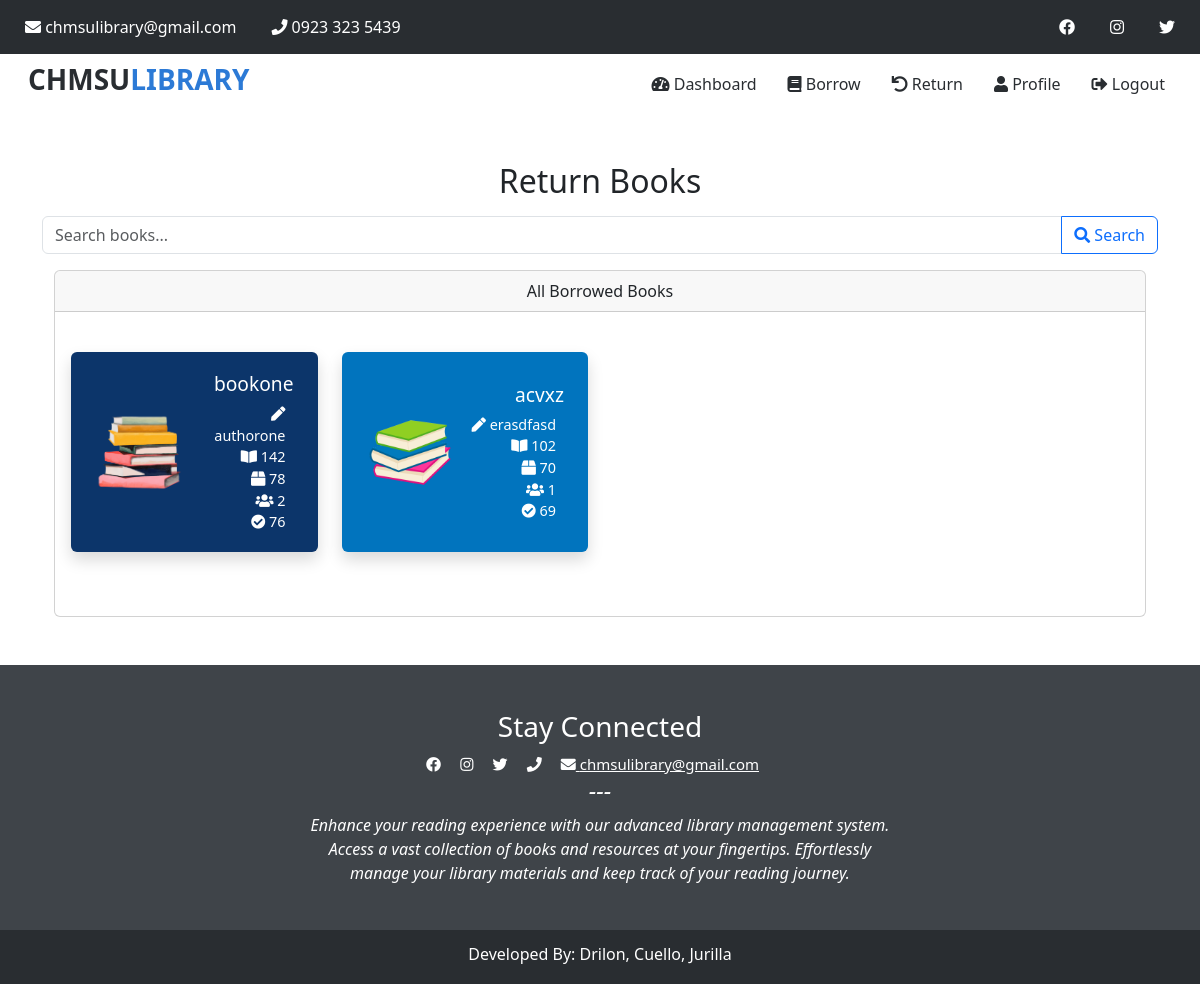
Page /php/return.php (signed in) on the committed database.
### tables this page shows
CREATE TABLE `tbl_inventory` (
  `id` int(11) NOT NULL,
  `book_id` varchar(11) NOT NULL,
  `booktitle` varchar(255) NOT NULL,
  `author` varchar(55) NOT NULL,
  `bookshelf` varchar(55) NOT NULL,
  `quantity` int(5) NOT NULL,
  `borrowed` int(5) NOT NULL DEFAULT 0,
  `available` int(5) NOT NULL DEFAULT 0,
  `date_borrowed` timestamp NOT NULL DEFAULT current_timestamp(),
  `date_returned` timestamp NULL DEFAULT NULL ON UPDATE current_timestamp()
);

CREATE TABLE `tbl_book` (
  `id` int(11) NOT NULL,
  `student_id` varchar(11) NOT NULL,
  `book_id` varchar(11) NOT NULL,
  `course` varchar(255) NOT NULL,
  `firstname` varchar(55) NOT NULL,
  `lastname` varchar(55) NOT NULL,
  `email` varchar(55) NOT NULL,
  `booktitle` varchar(255) NOT NULL,
  `author` varchar(55) NOT NULL,
  `bookshelf` varchar(55) NOT NULL,
  `quantity` int(5) NOT NULL,
  `date_borrowed` timestamp NOT NULL DEFAULT current_timestamp(),
  `date_returned` timestamp NULL DEFAULT NULL ON UPDATE current_timestamp(),
  `status` varchar(55) NOT NULL,
  `deadline` date NOT NULL,
  `remarks` varchar(55) NOT NULL,
  `fine` decimal(10,2) DEFAULT 0.00
);

### php/return.php (the view, shortened to what this page needs)
<?php
include 'db.php';
$username = $_SESSION['username'];
$userQuery = "SELECT student_id, course, firstname, lastname, email FROM tbl_user WHERE username = ?";
$userStmt = $conn->prepare($userQuery);
if ($userStmt) {
    $userStmt->bind_param("s", $username);
    $userStmt->execute();
    $userResult = $userStmt->get_result();
    if ($userResult->num_rows > 0) {
        $userDetails = $userResult->fetch_assoc();
    } else {
        echo "User details not found.";
        exit();
    }
} else {
    echo "Error: " . $conn->error;
    exit();
}
$sql = "SELECT b.*, i.quantity, i.borrowed, i.available FROM tbl_book b
        JOIN tbl_inventory i ON b.book_id = i.book_id
        WHERE b.status = 'Borrowed' AND b.student_id = ?";
$stmt = $conn->prepare($sql);
$stmt->bind_param("i", $userDetails['student_id']);
$stmt->execute();
$result = $stmt->get_result();
$books = [];
if ($result->num_rows > 0) {
    while ($row = $result->fetch_assoc()) {
        $books[] = $row;
    }
}
$colorSchemes = ['#0C356A', '#0174BE', '#FFC436', '#E1AA74', '#29ADB2', '#e83538'];
?>
<!DOCTYPE html>
<html lang="en">
<head>
    <link href="https://cdn.jsdelivr.net/npm/bootstrap@5.3.0/dist/css/bootstrap.min.css" rel="stylesheet">
    <link rel="stylesheet" href="https://cdnjs.cloudflare.com/ajax/libs/font-awesome/5.15.1/css/all.min.css">
    <link rel="stylesheet" href="../css/styles.css" async>
</head>
<body>
    <?php
    include 'announcement-bar.php';
    include 'navigation-bar-dashboard.php';
    ?>
    <div class="container text-center mt-5 mb-5">
        <h2>Return Books</h2>
        <form class="form-inline mt-3 mb-3" method="GET" action="searchforreturn.php">
            <div class="input-group">
                <input type="text" class="form-control" placeholder="Search books..." name="search">
                <button class="btn btn-outline-primary" type="submit">
                    <i class="fas fa-search"></i> Search
                </button>
            </div>
        </form>
        <div class="container-fluid">
            <div class="card" id="book-card-container">
                <div class="card-header">
                    All Borrowed Books
                </div>
                <div class="card-body mt-4 mb-4">
                    <div class="row">
                        <?php if (!empty($books)): ?>
                            <?php foreach ($books as $index => $book): ?>
                                <?php
                                    $colorIndex = $index % count($colorSchemes);
                                    $color = $colorSchemes[$colorIndex];
                                    $imageIndex = $index % 4;
                                    $imagePath = "../img/{$imageIndex}.png";
                                ?>
                                <div class="col-md-3 mb-4 card-col">
                                    <a href="#" class="card h-100 shadow card-borrow text-decoration-none"
                                        style="background-color: <?php echo $color; ?>; color: white; border: none;"
                                        data-bs-toggle="modal" data-bs-target="#returnModal<?php echo $index; ?>"
                                        data-book-id="<?php echo $book['book_id']; ?>"
                                        data-available="<?php echo $book['available']; ?>"
                                        data-borrowed="<?php echo $book['borrowed']; ?>"
                                    >
                                    <div class="row h-100 align-items-center">
                                        <div class="col-md-5">
                                            <img src="<?php echo $imagePath; ?>" alt="Book Image" class="img-fluid card-img ms-4 card-img-borrow">
                                        </div>
                                        <div class="col-md-7">
                                            <div class="card-body">
                                                <h5 class="card-title text-end me-2 text-decoration-none" style="font-size: 1.2rem;"><?php echo $book['booktitle']; ?></h5>
                                                <p class="card-text text-end me-3 text-decoration-none" style="font-size: 0.9rem;">
                                                    <strong><i class="fas fa-pen"></i></strong> <?php echo $book['author']; ?><br>
                                                    <strong><i class="fas fa-book-open"></i></strong> <?php echo $book['bookshelf']; ?><br>
                                                    <strong><i class="fas fa-box"></i></strong> <?php echo $book['quantity']; ?><br>
                                                    <strong><i class="fas fa-users"></i></strong> <?php echo $book['borrowed']; ?><br>
                                                    <strong><i class="fas fa-check-circle"></i></strong> <?php echo $book['available']; ?><br>
                                                </p>
                                            </div>
                                        </div>
                                    </div>
                                </a>
                                </div>
                            <?php endforeach; ?>
                        <?php else: ?>
                            <p>No books in inventory.</p>
                        <?php endif; ?>
                    </div>
                </div>
            </div>
        </div>
    </div>
    <?php
    include 'footer.php';
    ?>
</body>
</html>

### css/styles.css (style rules this page uses)
.card-img-borrow { object-fit: cover; height: 100%; }
.card-col { height:200px; }

### rows in the picture
tbl_inventory: shows a picture, tbl_book.booktitle "bookone", tbl_book.author "authorone", tbl_book.bookshelf "142", quantity "78", borrowed "2", available "76"
tbl_inventory: shows a picture, tbl_book.booktitle "acvxz", tbl_book.author "erasdfasd", tbl_book.bookshelf "102", quantity "70", borrowed "1", available "69"
